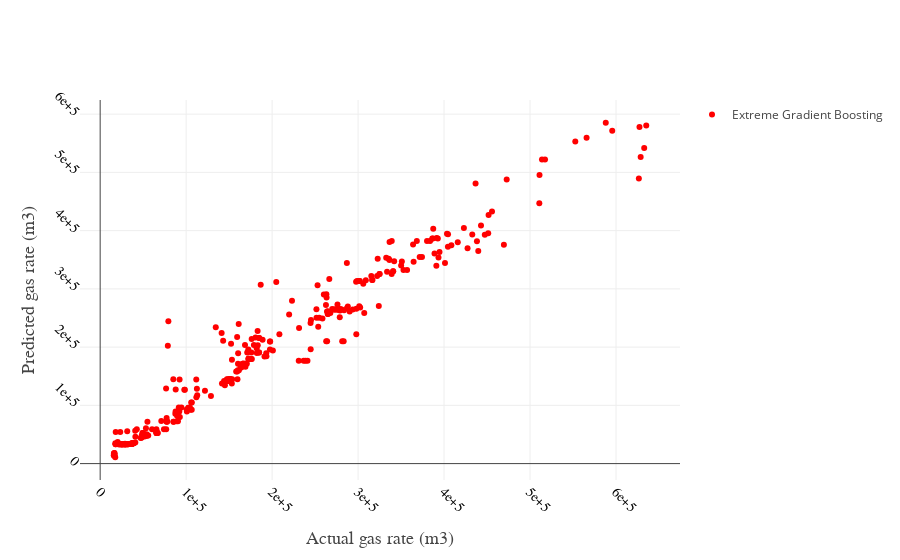

Write notebook code for a chart like this one.
### Code cell
y_pred_xgb = scaler_y.inverse_transform(model_xgb.predict(x_test).reshape(-1,1))
trace1 = go.Scatter(x = y_act.reshape(-1,),
                    y = y_pred_xgb.reshape(-1,),
                   name = "Extreme Gradient Boosting",
                   mode = 'markers',
                   line=dict(width=10),
                   marker = dict(
                    color = 'rgb(255, 0, 0)'))
data = [trace1]
layout = go.Layout(showlegend = True,
    xaxis=dict(
        title='Actual gas rate (m3)',
        titlefont=dict(
            family='Arial, sans-serif',
            size=18,
            #color='lightgrey'
        ),
        showticklabels=True,
        tickangle=45,
        tickfont=dict(
            family='Old Standard TT, serif',
            size=14,
            color='black'
        ),
        exponentformat='e',
        showexponent='all'
    ),
    yaxis=dict(
        title='Predicted gas rate (m3)',
        titlefont=dict(
            family='Arial, sans-serif',
            size=18,
            #color='lightgrey'
        ),
        showticklabels=True,
        tickangle=45,
        tickfont=dict(
            family='Old Standard TT, serif',
            size=14,
            color='black'
        ),
        exponentformat='e',
        showexponent='all'
    )
)
fig = go.Figure(data=data, layout = layout)
py.iplot(fig)

### Figure 1 — Plotly figure (JSON) as saved in the notebook; plotly's stock layout.template omitted (floating-point values rounded to 4 significant figures; data arrays with more than 128 entries replaced by an {"elided": "..."} marker saying what was removed)
{"data": [{"line": {"width": 10}, "marker": {"color": "rgb(255, 0, 0)"}, "mode": "markers", "name": "Extreme Gradient Boosting", "type": "scatter", "uid": "e84dcdd4-fa6b-4627-a56e-b661319659a8", "x": {"elided": "355 float values"}, "y": {"elided": "355 float values"}}], "layout": {"showlegend": true, "xaxis": {"exponentformat": "e", "showexponent": "all", "showticklabels": true, "tickangle": 45, "tickfont": {"color": "black", "family": "Old Standard TT, serif", "size": 14}, "title": {"font": {"family": "Arial, sans-serif", "size": 18}, "text": "Actual gas rate (m3)"}}, "yaxis": {"exponentformat": "e", "showexponent": "all", "showticklabels": true, "tickangle": 45, "tickfont": {"color": "black", "family": "Old Standard TT, serif", "size": 14}, "title": {"font": {"family": "Arial, sans-serif", "size": 18}, "text": "Predicted gas rate (m3)"}}}}
